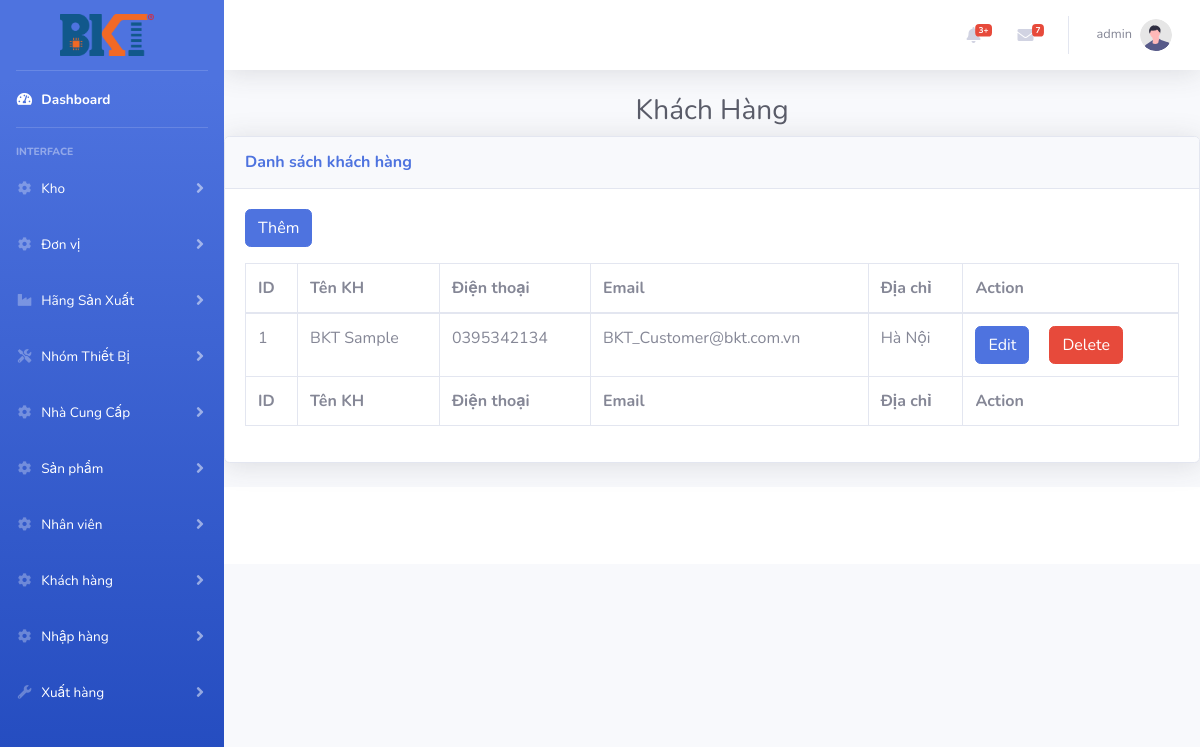
The app's page /index.php?controller=khachhangs (signed in), older data.
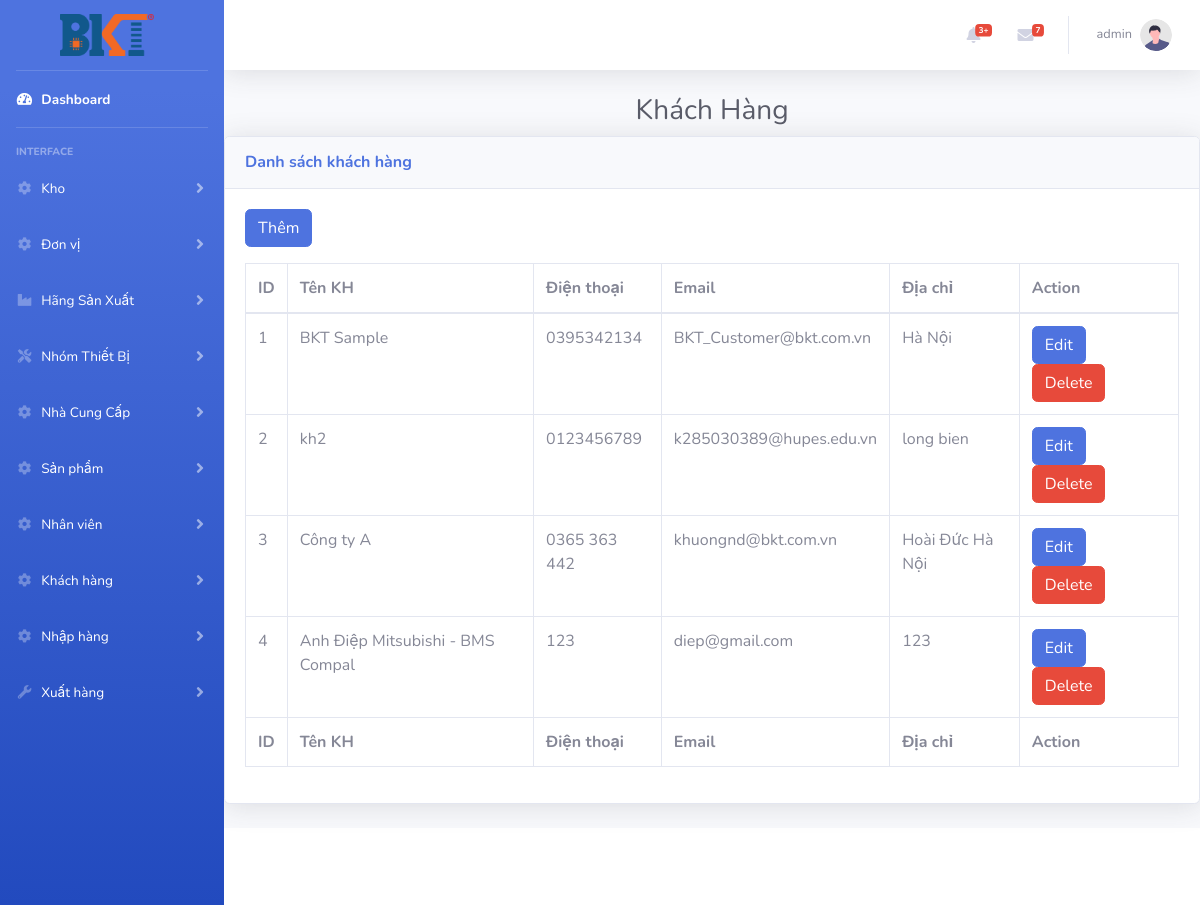
The same page, newer data.
### tables this page shows
CREATE TABLE `khachhang` (
  `Id` int(11) NOT NULL,
  `TenKH` varchar(100) DEFAULT NULL,
  `DienThoai` varchar(20) DEFAULT NULL,
  `Email` varchar(50) DEFAULT NULL,
  `DiaChi` varchar(100) DEFAULT NULL
);

### controllers/khachhangs_controller.php (called while the page is built, shortened)
<?php
require_once ('models/khachhang.php');
class KhachHangsController extends BaseController
{
    public function index()
    {
        $khachhangs = KhachHang::all();
        $data =array('khachhangs'=> $khachhangs);
        $this->render('index',$data);
    }
}

### routes.php (called while the page is built, shortened)
<?php
$controller = new $klass;
$controller->$action();

### index.php (called while the page is built, shortened)
<?php
require_once('routes.php');

### models/khachhang.php (called while the page is built, shortened)
<?php
class KhachHang{
    function __construct($Id,$TenKH,$DienThoai,$Email,$DiaChi)
    {
        $this->Id=$Id;
        $this->TenKH=$TenKH;
        $this->DienThoai=$DienThoai;
        $this->Email=$Email;
        $this->DiaChi=$DiaChi;
    }
    static function all()
    {
        $list = [];
        $db =DB::getInstance();
        $reg = $db->query('select *from KhachHang');
        foreach ($reg->fetchAll() as $item){
            $list[] =new KhachHang($item['Id'],$item['TenKH'],$item['DienThoai'],$item['Email'],$item['DiaChi']);
        }
        return $list;
    }
}

### views/khachhangs/index.php (the view, shortened to what this page needs)
<?php
require_once ('models/khachhang.php');
?>
<h1 class="h3 mb-2 text-center text-gray-800 ">Khách Hàng</h1>
<div class="card shadow mb-4">
    <div class="card-header py-3">
        <h6 class="m-0 font-weight-bold text-primary">Danh sách khách hàng</h6>
    </div>
    <div class="card-body">
        <a href="index.php?controller=khachhangs&action=insert" class="btn btn-primary mb-3">Thêm</a>
        <div class="table-responsive">
            <table class="table table-bordered" id="dataTable" width="100%" cellspacing="0">
                <thead>
                <tr>
                    <th>ID</th>
                    <th>Tên KH</th>
                    <th>Điện thoại</th>
                    <th>Email</th>
                    <th>Địa chỉ</th>
                    <th>Action</th>
                </tr>
                </thead>
                <tfoot>
                <tr>
                    <th>ID</th>
                    <th>Tên KH</th>
                    <th>Điện thoại</th>
                    <th>Email</th>
                    <th>Địa chỉ</th>
                    <th>Action</th>
                </tr>
                </tfoot>
                <tbody>
            <?php
            foreach ($khachhangs as $item){
            ?>
                <form method="post">
               <tr>
                   <td><?= $item->Id   ?></td>
               <td><?= $item->TenKH?></td>
                   <td><?= $item->DienThoai?></td>
                   <td><?= $item->Email?></td>
                   <td><?= $item->DiaChi?></td>
                   <td>
                       <a  href="index.php?controller=khachhangs&action=edit&id=<?= $item->Id?>"  class='btn btn-primary mr-3'>Edit</a>
                       <button type="submit" name="dele" value="<?= $item->Id ?>"    class='btn btn-danger'>Delete</button>
                       </form>
                <?php
            }
                ?>
                </tbody>
            </table>
        </div>
    </div>
</div>

Row changes from the older to the newer data that the page shows:
added khachhang: Id "2", TenKH "kh2", DienThoai "0123456789", Email "k285030389@hupes.edu.vn", DiaChi "long bien"
added khachhang: Id "3", TenKH "Công ty A", DienThoai "0365 363 442", Email "khuongnd@bkt.com.vn", DiaChi "Hoài Đức Hà Nội"
added khachhang: Id "4", TenKH "Anh Điệp Mitsubishi - BMS Compal", DienThoai "123", Email "diep@gmail.com", DiaChi "123"
